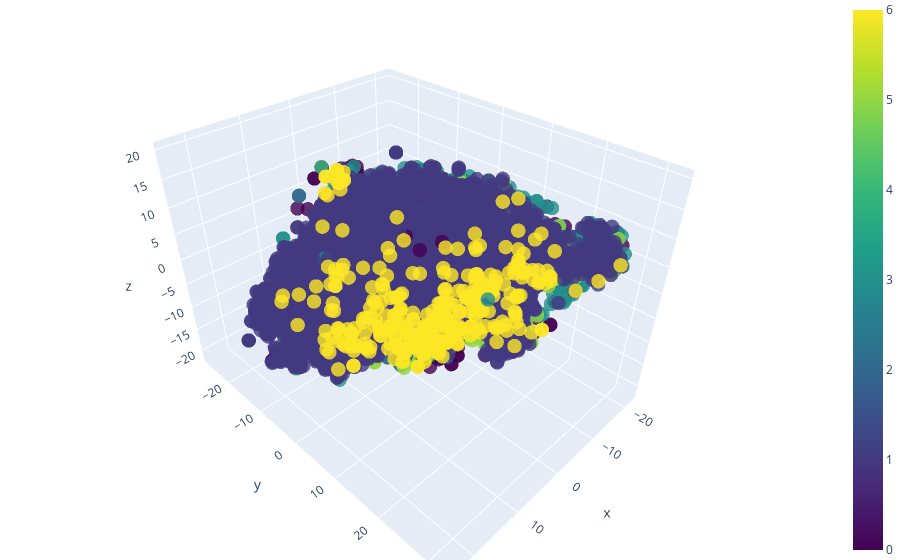

The notebook cell saved with this chart:
### Code cell
import plotly.graph_objects as go
import numpy as np

# Helix equation


fig = go.Figure(data=[go.Scatter3d(
    x=X_pca[:,0],
    y=X_pca[:,1],
    z=X_pca[:,2],
    mode='markers',
    marker=dict(
        size=5,
        color=skin_df['target'],                # set color to an array/list of desired values
        colorscale='Viridis',   # choose a colorscale
        opacity=0.8,
        showscale = True
    )
)])

# tight layout
fig.update_layout(margin=dict(l=0, r=0, b=0, t=0))
fig.show()

### Figure 1 — Plotly figure (JSON) as saved in the notebook; plotly's stock layout.template omitted (floating-point values rounded to 4 significant figures; data arrays with more than 128 entries replaced by an {"elided": "..."} marker saying what was removed)
{"data": [{"marker": {"color": {"elided": "10015 int values"}, "colorscale": [[0, "#440154"], [0.1111, "#482878"], [0.2222, "#3e4989"], [0.3333, "#31688e"], [0.4444, "#26828e"], [0.5556, "#1f9e89"], [0.6667, "#35b779"], [0.7778, "#6ece58"], [0.8889, "#b5de2b"], [1, "#fde725"]], "opacity": 0.8, "showscale": true, "size": 5}, "mode": "markers", "type": "scatter3d", "x": {"elided": "10015 float values"}, "y": {"elided": "10015 float values"}, "z": {"elided": "10015 float values"}}], "layout": {"margin": {"b": 0, "l": 0, "r": 0, "t": 0}}}
